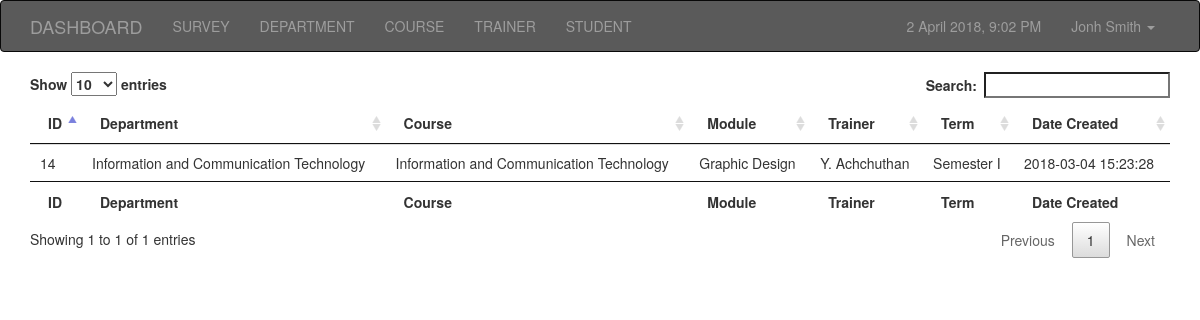
Page /viewRecords.php on the earlier database version.
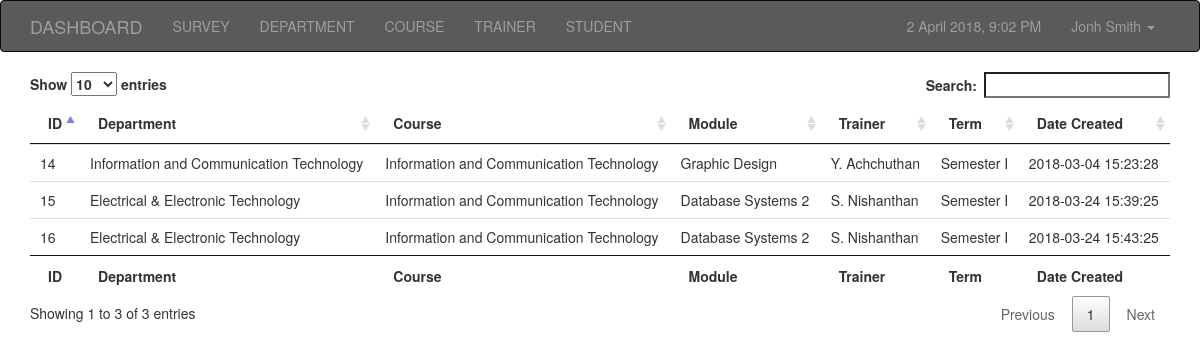
Same page on the later database version.
### tables this page shows
CREATE TABLE `surveyrecords` (
  `token` varchar(32) NOT NULL,
  `id` int(20) NOT NULL,
  `course_id` varchar(10) NOT NULL,
  `module_id` varchar(10) NOT NULL,
  `department_id` varchar(10) NOT NULL,
  `term_id` int(10) NOT NULL,
  `trainer_id` smallint(6) NOT NULL,
  `catA1` tinyint(1) NOT NULL,
  `catA2` tinyint(1) NOT NULL,
  `catA3` tinyint(1) NOT NULL,
  `catA4` tinyint(1) NOT NULL,
  `catA5` tinyint(1) NOT NULL,
  `catA6` tinyint(1) NOT NULL,
  `catA7` tinyint(1) NOT NULL,
  `catA8` tinyint(1) NOT NULL,
  `catA9` tinyint(1) NOT NULL,
  `catB1` tinyint(1) NOT NULL,
  `catB2` tinyint(1) NOT NULL,
  `catB3` tinyint(1) NOT NULL,
  `catB4` tinyint(1) NOT NULL,
  `catB5` tinyint(1) NOT NULL,
  `catB6` tinyint(1) NOT NULL,
  `catB7` tinyint(1) NOT NULL,
  `catB8` tinyint(1) NOT NULL,
  `catB9` tinyint(1) NOT NULL,
  `catC1` text NOT NULL,
  `catC2` text NOT NULL,
  `catC3` text NOT NULL,
  `date_created` timestamp NOT NULL DEFAULT CURRENT_TIMESTAMP
);

CREATE TABLE `department` (
  `department_id` varchar(10) NOT NULL,
  `department` varchar(100) NOT NULL
);

CREATE TABLE `course` (
  `course_id` varchar(10) NOT NULL,
  `course` varchar(100) NOT NULL,
  `department_id` varchar(10) NOT NULL,
  `nvq_id` tinyint(1) NOT NULL
);

CREATE TABLE `module` (
  `module_id` varchar(10) NOT NULL,
  `course_id` varchar(10) NOT NULL,
  `module` varchar(100) NOT NULL
);

CREATE TABLE `trainer` (
  `trainer_id` smallint(6) NOT NULL,
  `trainer` varchar(100) NOT NULL
);

CREATE TABLE `term` (
  `term_id` int(10) NOT NULL,
  `term` varchar(100) NOT NULL,
  `academic_year` varchar(9) NOT NULL
);

### config.php (called while the page is built, shortened)
<?php
$now = date("Y-m-d H:i:s");

### viewRecords.php (the view, shortened to what this page needs)
<!DOCTYPE html>
<html lang="en">
<head>
    <link href="css/bootstrap.css" rel="stylesheet">
    <link href="css/jquery.dataTables.min.css" rel="stylesheet">
</head>
<body>
    <?php include_once("nav.php");    ?>
    <div class="container">
        <div class="row">
            <div class="col-md-12 ">
                <div class="table-responsive">
                    <table id="example" class="table table-hover">
                        <thead>
                            <tr>
                                <th>ID</th>
                                <th>Department</th>
                                <th>Course</th>
                                <th>Module</th>
                                <th>Trainer</th>
                                <th>Term</th>
                                <th>Date Created</th>
                            </tr>
                        </thead>
                        <tfoot>
                            <tr>
                                <th>ID</th>
                                <th>Department</th>
                                <th>Course</th>
                                <th>Module</th>
                                <th>Trainer</th>
                                <th>Term</th>
                                <th>Date Created</th>
                            </tr>
                        </tfoot>
                        <tbody>
                            <?php
                        $sql = "
                    SELECT
  surveyrecords.id,
  module.module AS module,
  department.department AS department,
  course.course AS course,
  trainer.trainer AS trainer,
  term.term AS term,
  surveyrecords.date_created AS date_created
FROM
  surveyrecords
LEFT JOIN
  module
ON
  surveyrecords.module_id = module.module_id
LEFT JOIN
  department
ON
  surveyrecords.department_id = department.department_id
LEFT JOIN
  course
ON
  surveyrecords.course_id = course.course_id
LEFT JOIN
  trainer
ON
  surveyrecords.trainer_id = trainer.trainer_id
LEFT JOIN
  term
ON
  surveyrecords.term_id = term.term_id
                        ";
                        $result = mysqli_query($con, $sql);
                        if (mysqli_num_rows($result) > 0) {
                            while($row = mysqli_fetch_assoc($result)) {
                                echo '
                                <tr>
                                    <td>'. $row["id"]. '</td>
                                    <td>'. $row["department"]. '</td>
                                    <td>'. $row["course"].'</td>
                                    <td>'. $row["module"].'</td>
                                    <td>'. $row["trainer"].'</td>
                                    <td>'. $row["term"].'</td>
                                    <td>'. $row["date_created"].'</td>
                                </tr>';
                            }
                        } else {
                            echo '<tr><td colspan="6"> 0 Results</td></tr>';
                        }
                        ?>
                        </tbody>
                    </table>
                </div>
            </div>
        </div>
    </div>
</body>
</html>

### nav.php (shortened to what this page needs)
<?php include_once("config.php");    ?>
<nav class="navbar navbar-inverse">
    <div class="container">
        <div class="navbar-header">
            <a class="navbar-brand" href="#">DASHBOARD</a>
        </div>
        <div class="collapse navbar-collapse" id="bs-example-navbar-collapse-1">
            <ul class="nav navbar-nav">
                <li><a href="surveyList.php">SURVEY</a></li>
                <li><a href="department.php">DEPARTMENT</a></li>
                <li><a href="course.php">COURSE</a></li>
               <li><a href="trainerList.php">TRAINER</a></li>
                <li><a href="studentList.php">STUDENT</a></li>
            </ul>
            <ul class="nav navbar-nav navbar-right">
                <li>
                    <a href="#">
                        <?php  echo date("j F Y,  g:i A",strtotime($now));?>
                    </a>
                </li>
                <li class="dropdown">
                    <a href="#" class="dropdown-toggle" data-toggle="dropdown" role="button" aria-haspopup="true" aria-expanded="false">Jonh Smith <span class="caret"></span></a>
                </li>
            </ul>
        </div>
    </div>
</nav>

Differences in the rows shown:
added surveyrecords: id "15", department.department "Electrical & Electronic Technology", course.course "Information and Communication Technology", module.module "Database Systems 2", trainer.trainer "S. Nishanthan", term.term "Semester I", date_created "2018-03-24 15:39:25"
added surveyrecords: id "16", department.department "Electrical & Electronic Technology", course.course "Information and Communication Technology", module.module "Database Systems 2", trainer.trainer "S. Nishanthan", term.term "Semester I", date_created "2018-03-24 15:43:25"
Other differences:
text written by a page script: "Show entries Search: Showing 1 to 1 of 1 entries Previous 1 Next" → "Show entries Search: Showing 1 to 3 of 3 entries Previous 1 Next"
